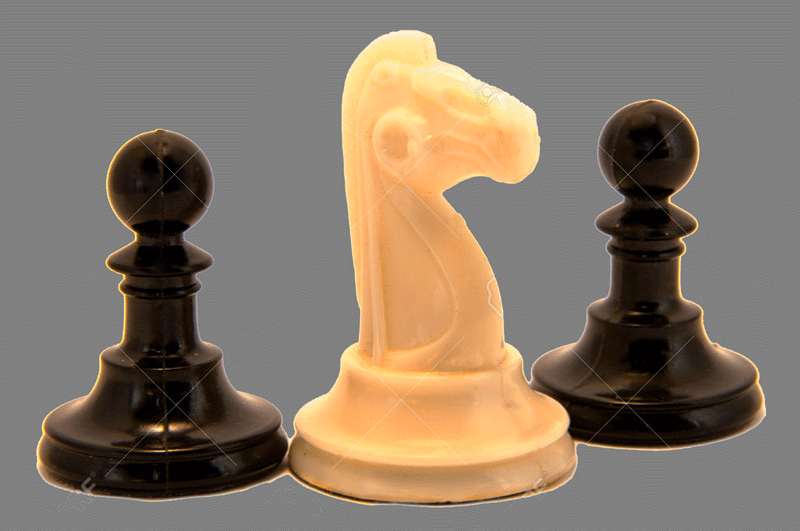
#> input picture Complementar/Multilimearização/xadrez.png, 800 x 531 px
$ python multiLimearizacaoTeste01.py
#> lines starting #> are read from the running program, lines starting #| are printed output that depends on the picture
### Complementar/src/navFunc/multiLimiar.py
def multiLimiar (Filter):
    ### Imports
    import numpy as np
    import matplotlib.pyplot as plt
    import math as m
    import navFunc as nf

    # Load image into numpy matrix

    A = Filter.img

    size = nf.structtype()
    size.A = nf.structtype()
    size.A.lin, size.A.col = A.shape

    if Filter.multiLimiar.size == 2:
        T2 = Filter.multiLimiar[1]
        T1 = Filter.multiLimiar[0]
        Gmin = 0
        Gmed = 127
        Gmax = 255

    if Filter.multiLimiar.size == 3:
        T3 = Filter.multiLimiar[2]
        T2 = Filter.multiLimiar[1]
        T1 = Filter.multiLimiar[0]
        Gmin = 0
        Gmed1 = Filter.multiRange[0]
        Gmed2 = Filter.multiRange[1]
        Gmax = 255
    #################### Limiar


    D = np.zeros(A.shape)

    for j in range((0), size.A.lin):
        for k in range((0), size.A.col):
            if Filter.multiLimiar.size == 3:
                if A[j, k] > T3:
                    D[j, k] = Gmax
                elif A[j,k] <= T3 and A[j, k] > T2:
                    D[j, k] = Gmed2
                elif A[j, k] <= T2 and A[j, k] > T1:
                    D[j, k] = Gmed1
                elif A[j,k] <= T1:
                    D[j, k] = Gmin

            elif Filter.multiLimiar.size == 2:
                if A[j, k] > T2:
                    D[j, k] = Gmax
                elif A[j,k] <= T2 and A[j, k] > T1:
                    D[j, k] = Gmed
                elif A[j,k] <= T1:
                    D[j, k] = Gmin

    D = np.uint8(D)

    print('################################')
    print('Process finished')
    print('Multilimiar have been applied')
    print('################################')

    return D

### Complementar/Multilimearização/multiLimearizacaoTeste01.py
##########################################################################################
##########################################################################################
############################################# PDI ########################################
##########################################################################################
# Just opne imagem using cv2, matplotlib e cv2
#
# Navar M M N
# 02-10-2016
##########################################################################################
##########################################################################################
# Load necessary(or not) modules
import cv2
import numpy as np
import matplotlib.pyplot as plt
import math as m
import navFunc as nf
from navFunc.cls import cls

##########################################################################################
#### Open imagem:
img = cv2.imread('xadrez.png',cv2.IMREAD_GRAYSCALE)
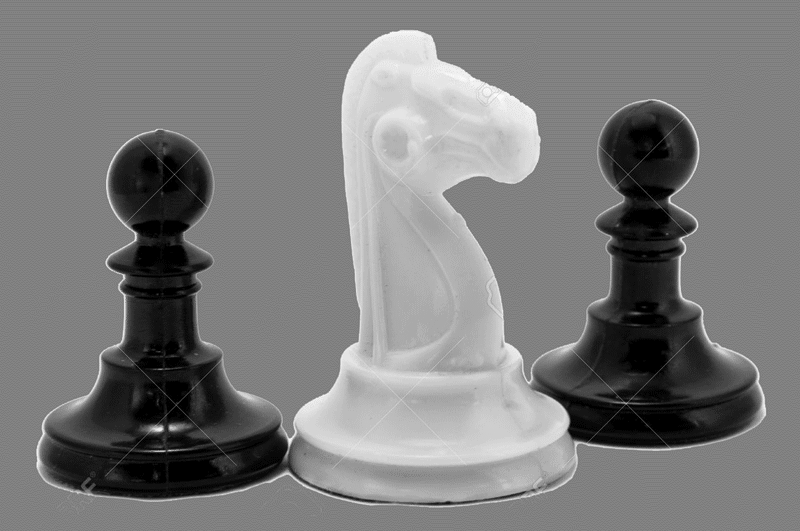
#> img: shape (531, 800); min 0, max 249, mean 122.6

    ##### Pre-sets #######################################################################
    # Load image into numpy matrix
Filter = nf.structtype()                # Cria variavel do tipo struct (similar ao matlab)

Filter.img = np.array(img)

Filter.imgSize = nf.structtype()
Filter.imgSize.lin, Filter.imgSize.col = Filter.img.shape

Filter.multiLimiar = np.array([5, 250])
Filter.multiRange = np.array([127])

# Kernel def:

numAp = 1
U = np.zeros((numAp, Filter.imgSize.lin, Filter.imgSize.col))

#############################################################################################
########### Method apllication:

for k in range(0, numAp):
    if k == 0:
        U[k, :, :] = nf.multiLimiar(Filter)
        print(U[k, :, :])
    else:
        Filter.img = U[k-1, :, :]
        U[k, :, :] = nf.multiLimiar(Filter)
        print(U[k, :, :])

#############################################################################################
########## Plot images:

########## Using matplotlib #################
plt.subplot(121), plt.imshow(img,vmin = 0, vmax = 255, cmap='gray')
plt.subplot(121).set_title('Img original')
plt.subplot(122), plt.imshow(U[(numAp - 1),:,:], vmin = 0, vmax = 255, cmap='gray')
plt.subplot(122).set_title('Img c/ aplicação de multilimiar'
                           ' %d vezes' %numAp)


plt.show()
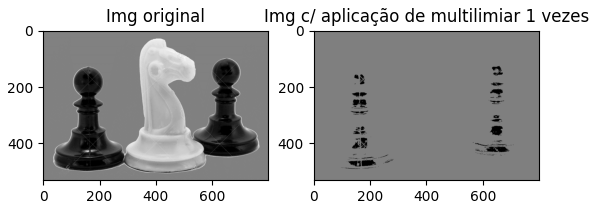
#> figure drawn by matplotlib, 2 panels
########## Using matplotlib #################

'''
cv2.namedWindow('image 1')
cv2.imshow('image 1', img)
cv2.namedWindow('image 2')
cv2.imshow('image 2', U)
cv2.waitKey(0)
cv2.destroyAllWindows()
'''
